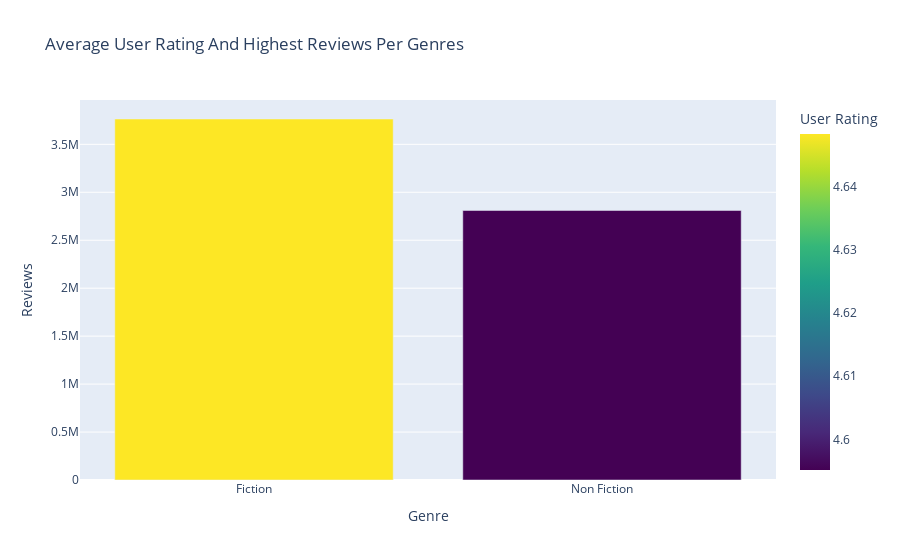

The notebook cell this image was saved under:
### Code cell
fig=px.bar(classifi_gen,x="Genre",y="Reviews",color="User Rating",color_continuous_scale="Viridis",title="Average User Rating And Highest Reviews Per Genres")
fig.show()

### Figure 1 — Plotly figure (JSON) as saved in the notebook; plotly's stock layout.template omitted (floating-point values rounded to 4 significant figures)
{"data": [{"hovertemplate": "Genre=%{x}<br>Reviews=%{y}<br>User Rating=%{marker.color}<extra></extra>", "legendgroup": "", "marker": {"color": [4.648, 4.595], "coloraxis": "coloraxis", "pattern": {"shape": ""}}, "name": "", "orientation": "v", "showlegend": false, "textposition": "auto", "type": "bar", "x": ["Fiction", "Non Fiction"], "xaxis": "x", "y": [3764110, 2810195], "yaxis": "y"}], "layout": {"barmode": "relative", "coloraxis": {"colorbar": {"title": {"text": "User Rating"}}, "colorscale": [[0, "#440154"], [0.1111, "#482878"], [0.2222, "#3e4989"], [0.3333, "#31688e"], [0.4444, "#26828e"], [0.5556, "#1f9e89"], [0.6667, "#35b779"], [0.7778, "#6ece58"], [0.8889, "#b5de2b"], [1, "#fde725"]]}, "legend": {"tracegroupgap": 0}, "title": {"text": "Average User Rating And Highest Reviews Per Genres"}, "xaxis": {"anchor": "y", "domain": [0, 1], "title": {"text": "Genre"}}, "yaxis": {"anchor": "x", "domain": [0, 1], "title": {"text": "Reviews"}}}}
